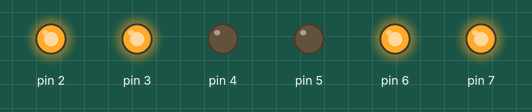
A sketch run on a simulated Arduino Uno, built with avr-gcc and run on an emulated ATmega328P. Parts: output pins drawn as LEDs (lit = HIGH).

Above: at 1.9 s.
At 5.3 s:
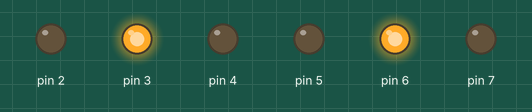
Timing chart, 0 to 7.8 s (numbered marks = the images above):
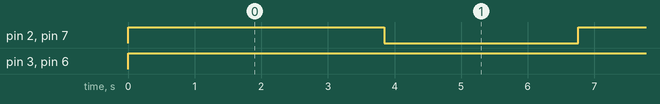

The sketch:

Motorrun.ino
```cpp
void setup() {

// set Motor PINS
  for(int i=2;i<=7;i++){
    pinMode(i,OUTPUT);
  }


}

// the loop routine runs over and over again forever:
void loop() {

  for(int i=255;i>30;i--){
    lMotorForward(i);
  rMotorForward(i);
  delay(30);
    }
  //while(1);
}


void lMotorForward(int pwm){
  digitalWrite(3,HIGH);
  digitalWrite(4,LOW);
  analogWrite(2, pwm);
}

void rMotorForward(int pwm){
  digitalWrite(6,HIGH);
  digitalWrite(5,LOW);
  analogWrite(7, pwm);
}
```

Measured:
- by itself, pin 2, pin 7: alternates HIGH for 3.8 s and LOW for 2.9 s
- by itself, pin 3, pin 6: LOW → HIGH at 0.00 s
